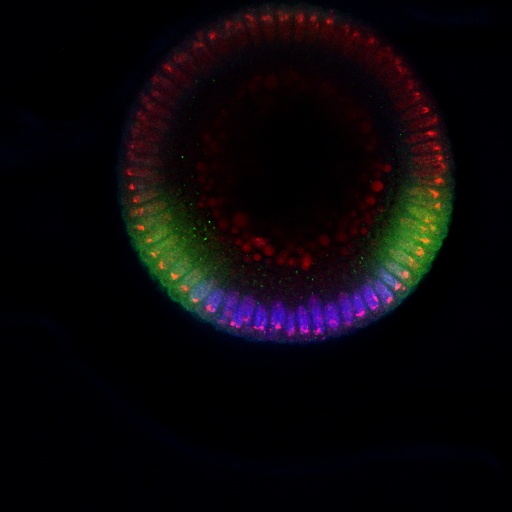
%> input picture image_analysis_paper2/code_for_distribution/fixed_images/emb01.tif, 1024 x 1024 px (shown at 1/2 size)
$ octave --eval "result = crop_image2(imread('code_for_distribution/fixed_images/emb01.tif'));"   (GNU Octave 9; MATLAB toolbox functions it lacks are replaced by stand-ins)
%> lines starting %> are read from the running program, lines starting %| are printed output that depends on the picture; in (x1, y1, x2, y2) boxes, pixels count from 0 and x2, y2 are one past the last pixel; in counts of white or black regions, pixels touching at a corner belong together; the program's own positions count from 1
function image2 = crop_image2(image)

edge_tol = 2;
detection_type = 'canny';

npixels = size(image, 1);
%> npixels = 1024

if ndims(image) == 3
    im_tmp = edge(imlincomb(1, image(:, :, 1), 1, image(:, :, 2), 1, image(:, :, 3)), detection_type);
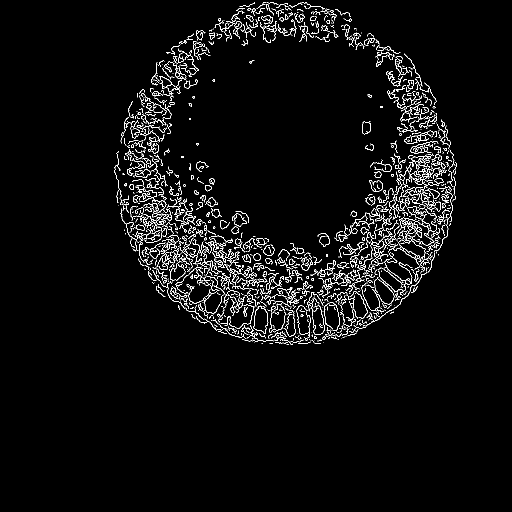
%> im_tmp: size 1024x1024 logical (shown at 1/2 size); 3.4% white in thin lines or dots, all inside (x1, y1, x2, y2) = (229, 4, 913, 690)
else
    im_tmp = edge(image, detection_type);
end

row_sum = sum(im_tmp);
%> row_sum = 1024 values, max 107 at index 833, min 0 at index 1, mean 35.12
idx1 = find(row_sum > edge_tol, 1, 'first');
%> idx1 = 230
idx2 = find(row_sum > edge_tol, 1, 'last');
%> idx2 = 913

col_sum = sum(im_tmp, 2);
%> col_sum = 1024 values, max 138 at index 561, min 0 at index 1, mean 35.12
idx3 = find(col_sum > edge_tol, 1, 'first');
%> idx3 = 5
idx4 = find(col_sum > edge_tol, 1, 'last');
%> idx4 = 690

if ndims(image) == 3
    image2 = imresize(image(idx3:idx4, idx1:idx2,:), [npixels npixels]);
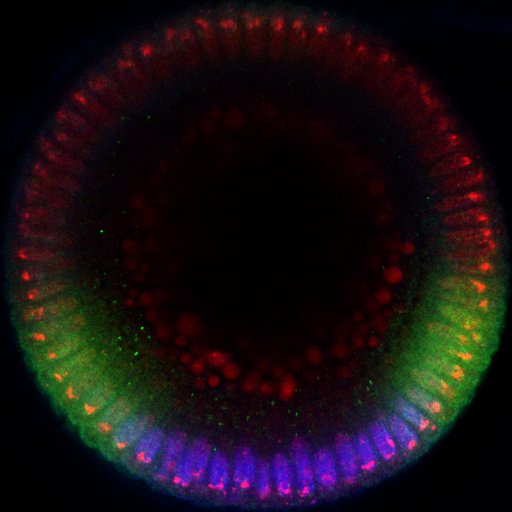
%> image2: size 1024x1024x3 uint8 (shown at 1/2 size); mean R, G, B 22.9, 15, 18.1
elseif ndims(image) == 2
    image2 = imresize(image(idx3:idx4, idx1:idx2), [npixels npixels]);
end

$ run again, on image_analysis_paper2/code_for_distribution/fixed_images/emb07.tif
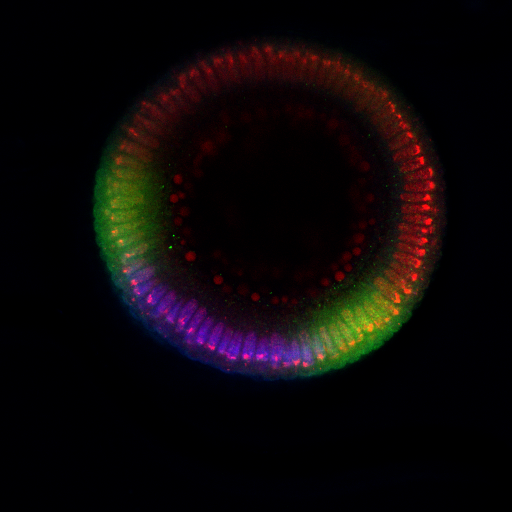
%> input picture image_analysis_paper2/code_for_distribution/fixed_images/emb07.tif, 1024 x 1024 px (shown at 1/2 size)
%> in crop_image2, `im_tmp = edge(imlincomb(1, image(:, :, 1), 1, image(:, :, 2), 1, image..`:
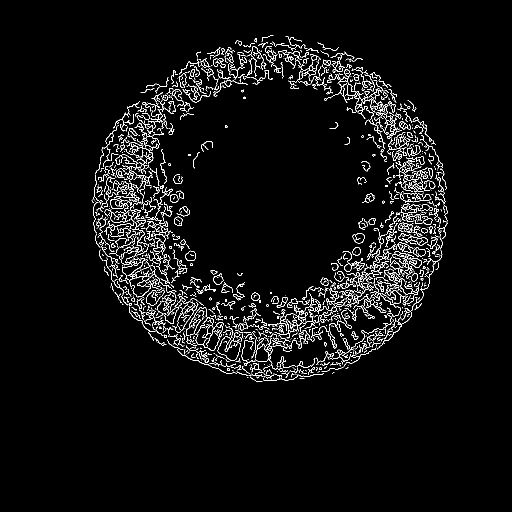
%> im_tmp: size 1024x1024 logical (shown at 1/2 size); 3.8% white in thin lines or dots, all inside (x1, y1, x2, y2) = (183, 70, 896, 764)
%> row_sum = 1024 values, max 114 at index 782, min 0 at index 1, mean 39.25
%> idx1 = 185
%> idx2 = 895
%> col_sum = 1024 values, max 114 at index 598, min 0 at index 1, mean 39.25
%> idx3 = 71
%> idx4 = 764
%> in crop_image2, `image2 = imresize(image(idx3:idx4, idx1:idx2,:), [npixels npixels]);`:
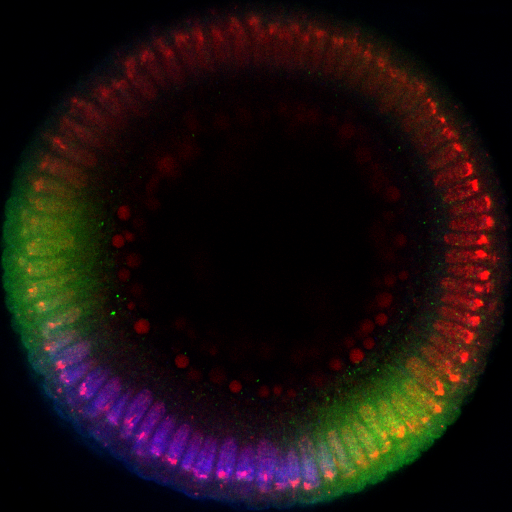
%> image2: size 1024x1024x3 uint8 (shown at 1/2 size); mean R, G, B 26.1, 16, 14.8

$ run again, on image_analysis_paper2/code_for_distribution/fixed_images/emb08.tif
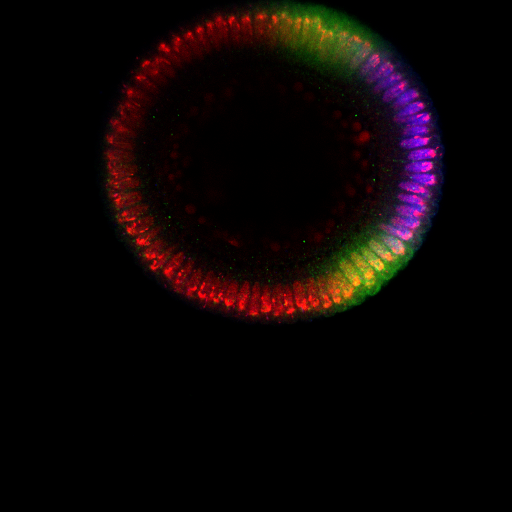
%> input picture image_analysis_paper2/code_for_distribution/fixed_images/emb08.tif, 1024 x 1024 px (shown at 1/2 size)
%> in crop_image2, `im_tmp = edge(imlincomb(1, image(:, :, 1), 1, image(:, :, 2), 1, image..`:
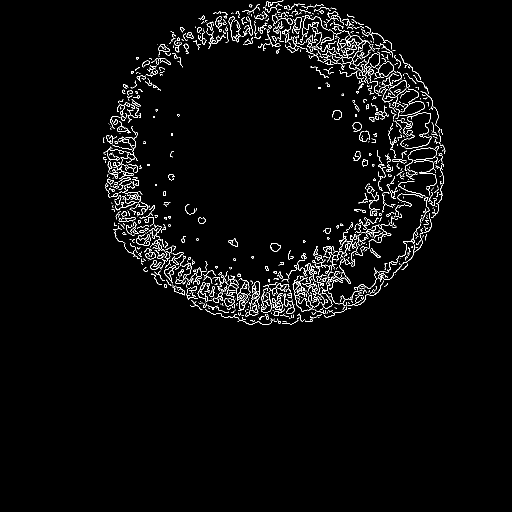
%> im_tmp: size 1024x1024 logical (shown at 1/2 size); 2.6% white in thin lines or dots, all inside (x1, y1, x2, y2) = (206, 1, 891, 650)
%> row_sum = 1024 values, max 79 at index 751, min 0 at index 1, mean 26.9
%> idx1 = 207
%> idx2 = 890
%> col_sum = 1024 values, max 102 at index 582, min 0 at index 1, mean 26.9
%> idx3 = 2
%> idx4 = 650
%> in crop_image2, `image2 = imresize(image(idx3:idx4, idx1:idx2,:), [npixels npixels]);`:
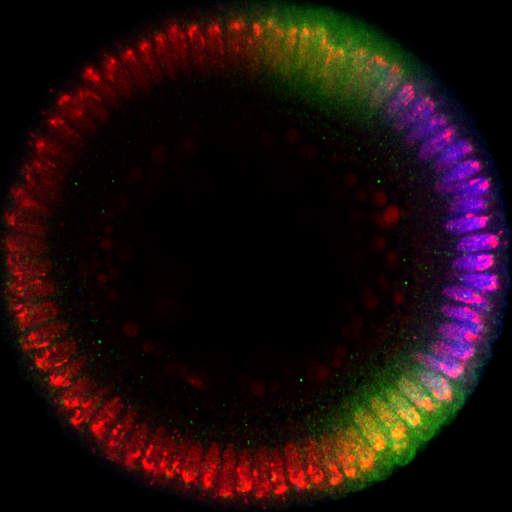
%> image2: size 1024x1024x3 uint8 (shown at 1/2 size); mean R, G, B 29.6, 12.6, 12.6

$ run again, on image_analysis_paper2/code_for_distribution/fixed_images/emb10.tif
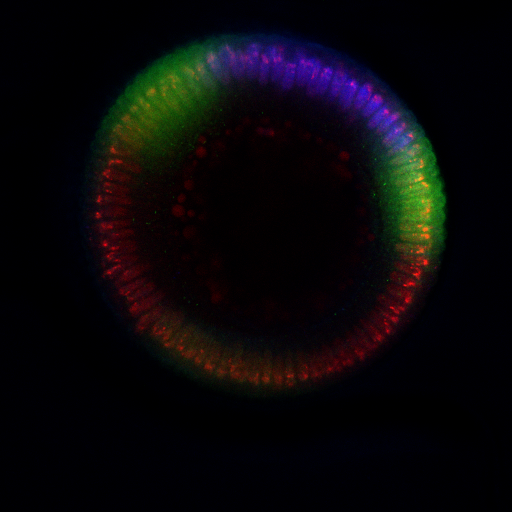
%> input picture image_analysis_paper2/code_for_distribution/fixed_images/emb10.tif, 1024 x 1024 px (shown at 1/2 size)
%> in crop_image2, `im_tmp = edge(imlincomb(1, image(:, :, 1), 1, image(:, :, 2), 1, image..`:
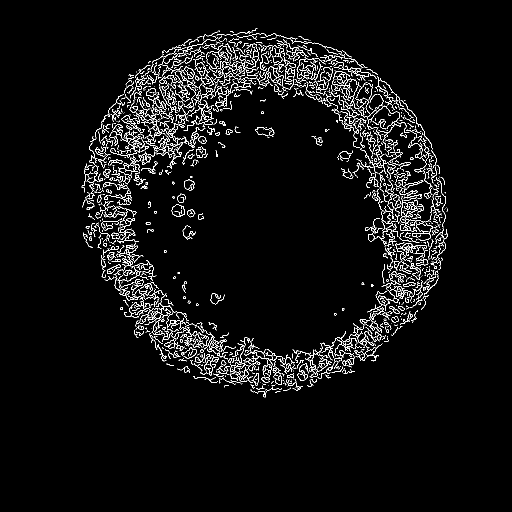
%> im_tmp: size 1024x1024 logical (shown at 1/2 size); 4% white in thin lines or dots, all inside (x1, y1, x2, y2) = (163, 56, 896, 795)
%> row_sum = 1024 values, max 116 at index 785, min 0 at index 1, mean 41.37
%> idx1 = 165
%> idx2 = 896
%> col_sum = 1024 values, max 123 at index 152, min 0 at index 1, mean 41.37
%> idx3 = 61
%> idx4 = 794
%> in crop_image2, `image2 = imresize(image(idx3:idx4, idx1:idx2,:), [npixels npixels]);`:
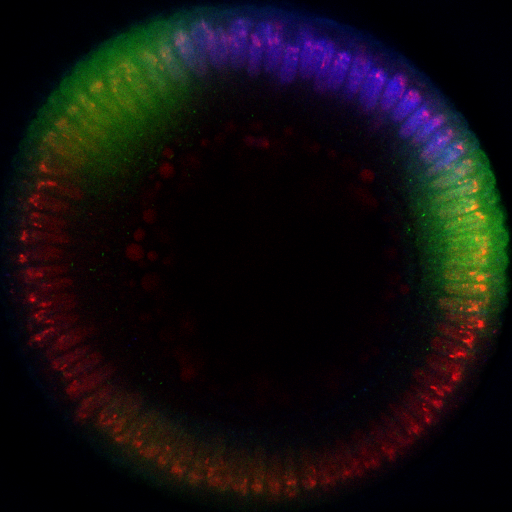
%> image2: size 1024x1024x3 uint8 (shown at 1/2 size); mean R, G, B 17.8, 14.3, 15.2
